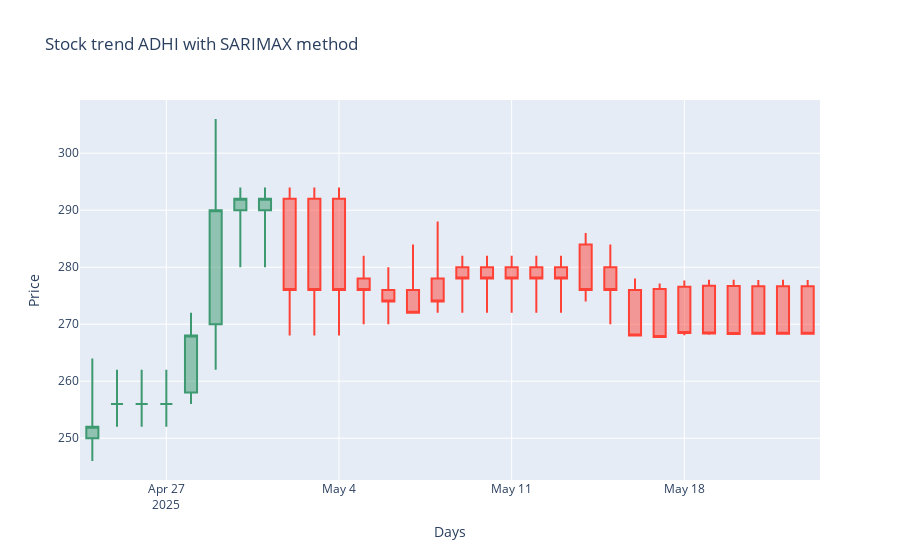

This figure's notebook cell:
### Code cell
fig = go.Figure(data=[go.Candlestick(
    x=final_srmx_df.index[-scaler:],
    open=final_srmx_df['Open'].values[-scaler:],
    high=final_srmx_df['High'].values[-scaler:],
    low=final_srmx_df['Low'].values[-scaler:],
    close=final_srmx_df['Close'].values[-scaler:]
)])

fig.update_layout(xaxis_rangeslider_visible=False, 
                  title='Stock trend ADHI with SARIMAX method',
                  xaxis_title=dict(text='Days'),
                  yaxis_title=dict(text='Price'))
fig.show()
